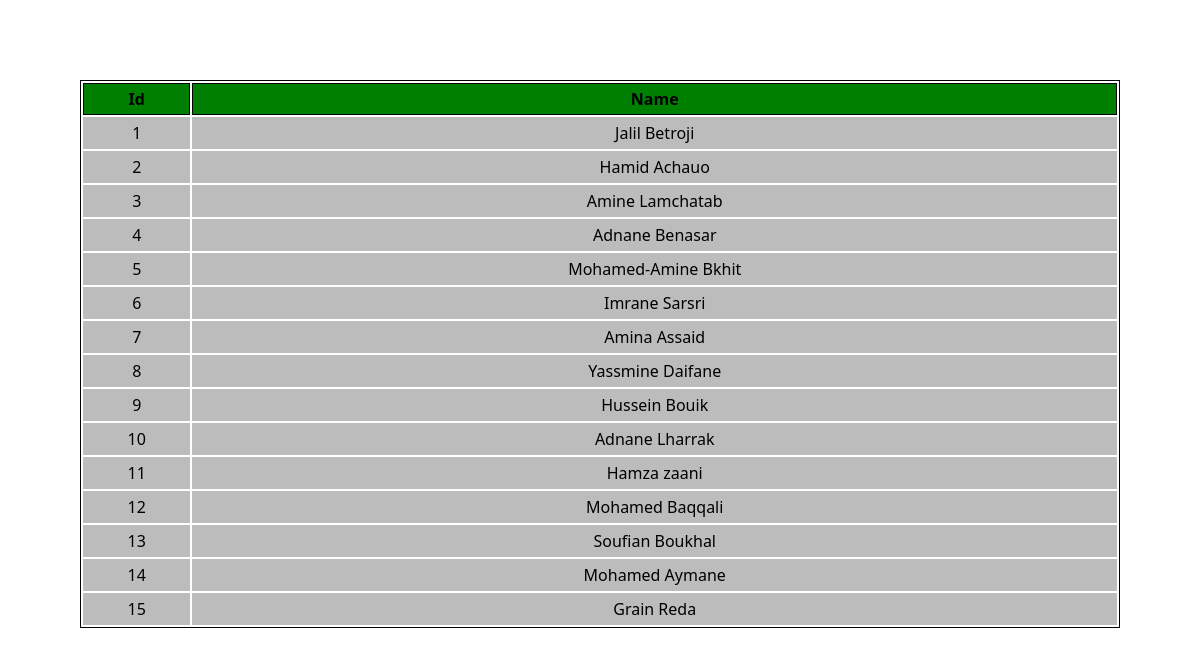
The page / on the database its author committed.
### tables this page shows
CREATE TABLE Personne (
    Id INT AUTO_INCREMENT PRIMARY KEY,
    Nom VARCHAR(50),
    CNE VARCHAR(50),
    Type VARCHAR(50),
    Ville_Id INT,
    CONSTRAINT fk_Ville
        FOREIGN KEY (Ville_Id)
        REFERENCES Ville (Id)
);

### connect.php (called while the page is built)
<?php
class Dbh {
  private $host = 'localhost';
  private $user = 'root';
  private $dbName = 'arbre_comptences';
  private $password = '';
  public function connect(){
    try{
       $dsn = 'mysql:host='. $this->host . ';dbname=' . $this->dbName;
       $conn = new PDO($dsn,$this->user,$this->password);
       $conn->setAttribute(PDO::ATTR_DEFAULT_FETCH_MODE , PDO::FETCH_ASSOC);
       return $conn;
    }catch(PDOException $e){
        echo'connection failed' . $e->getMessage();
    }
  }
}
?>

### stagiaire.php (called while the page is built)
<?php
require_once './connect.php';
include_once './gestionStagiaire.php';
class Gestion
{
  public $conn;
  public function __construct($dbh){
    $this->conn = $dbh->connect();
  }
  public function getStagaireInfo()
  {
    $data = $this->conn->prepare('SELECT * FROM personne');
    if (!$data->execute()) {
      $data = null;
      exit();
    }
    $stagiaireInfo = $data->fetchAll(PDO::FETCH_ASSOC);
    $StagaireInfoArray = [];
    foreach ($stagiaireInfo as $stagiaireDataValues) {
      $stagiaire = new Stagiaire();
      $stagiaire->setId($stagiaireDataValues['Id']);
      $stagiaire->setName($stagiaireDataValues['Nom']);
      array_push($StagaireInfoArray, $stagiaire);
    }
    return $StagaireInfoArray;
  }
}
$dbh = new Dbh();
$newData = new Gestion($dbh);
$stagiaireData = $newData->getStagaireInfo();
?>

### gestionStagiaire.php (called while the page is built, shortened)
<?php
class Stagiaire {
    private $Id;
    private $Name;
    public function setId($id){
       $this->Id = $id;
    }
    public function getId(){
        return $this->Id;
     }
     public function setName($name){
        $this->Name = $name;
     }
     public function getName(){
        return $this->Name;
     }
}
?>

### index.php (the view, shortened to what this page needs)
<?php
include_once './stagiaire.php';
$dbh = new Dbh();
$stagiaireData = new Gestion($dbh);
$stagiareInfo = $stagiaireData->getStagaireInfo();
?>
<!DOCTYPE html>
<html lang="en">
<head>
    <link rel="stylesheet" href="./src/style.css">
</head>
<body>
    <table>
        <tr>
            <th>Id</th>
            <th>Name</th>
        </tr>
            <?php
            foreach($stagiareInfo as $infoValue){
                ?>
                <tr>
                    <td>
                    <?= $infoValue->getId() ? $infoValue->getId() : "null" ?>
                    </td>
                    <td>
                    <?= $infoValue->getName() ? $infoValue->getName() : "null" ?>
                    </td>
                </tr>
                <?php
            }
            ?>
    </table>
</body>
</html>

### src/style.css (style rules this page uses)
body { margin: 5rem; }
table { font-family: 'Segoe UI', Tahoma, Geneva, Verdana, sans-serif; border: 1px black solid; width: 100%; text-align: center; }
th { background-color: green; border: 1px rgb(3, 3, 3) solid; }
tr { background-color: rgb(188, 188, 188); border: 1px rgb(0, 0, 0) solid; height: 2rem; }

### rows shown on the page
personne: Id "1", Nom "Jalil Betroji"
personne: Id "2", Nom "Hamid Achauo"
personne: Id "3", Nom "Amine Lamchatab"
personne: Id "4", Nom "Adnane Benasar"
personne: Id "5", Nom "Mohamed-Amine Bkhit"
personne: Id "6", Nom "Imrane Sarsri"
personne: Id "7", Nom "Amina Assaid"
personne: Id "8", Nom "Yassmine Daifane"
personne: Id "9", Nom "Hussein Bouik"
personne: Id "10", Nom "Adnane Lharrak"
personne: Id "11", Nom "Hamza zaani"
personne: Id "12", Nom "Mohamed Baqqali"
personne: Id "13", Nom "Soufian Boukhal"
personne: Id "14", Nom "Mohamed Aymane"
personne: Id "15", Nom "Grain Reda"
